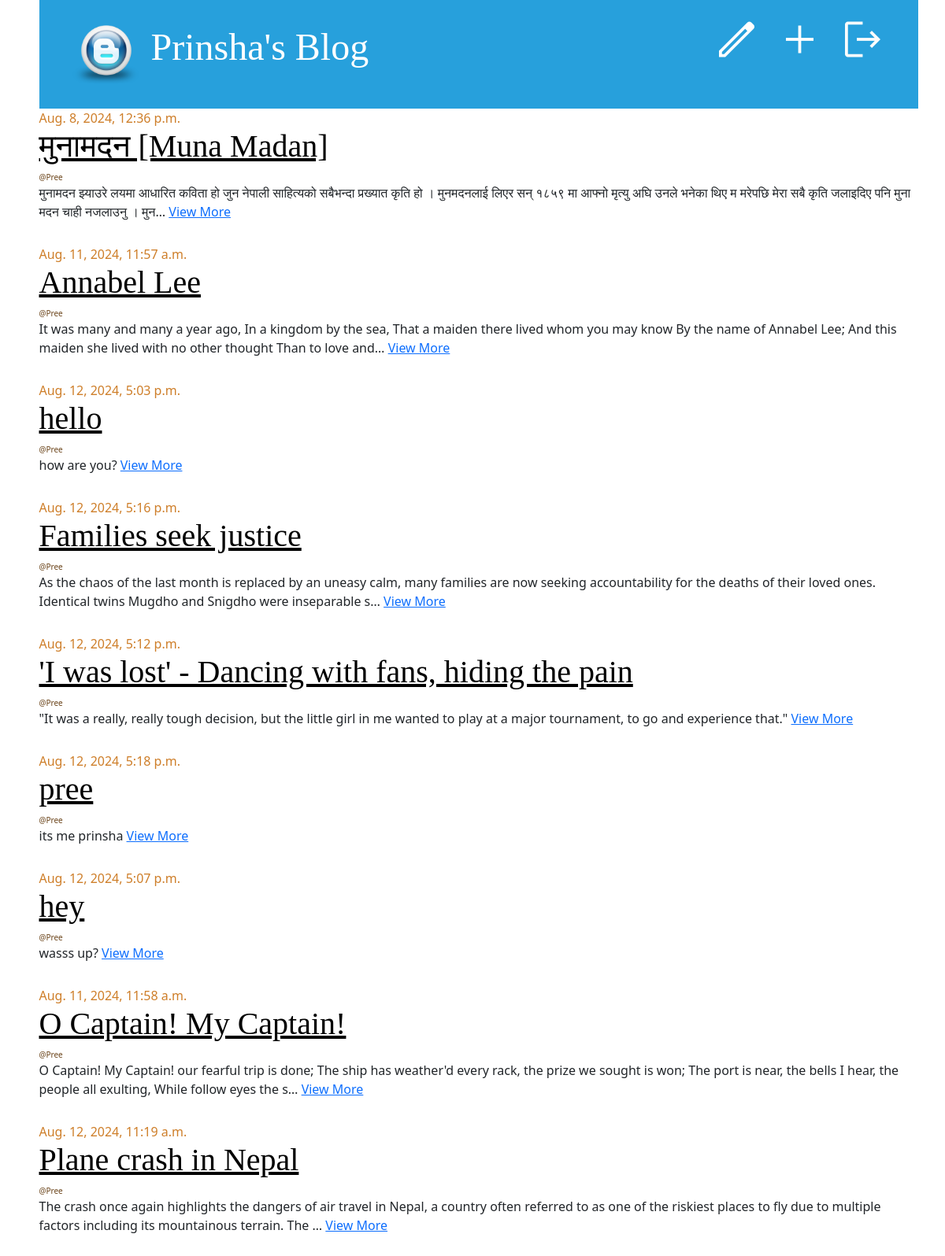
The app's page / (signed in) with its own data.
### blog_app/models.py (models this page shows, shortened)
class Post(models.Model):
    title = models.CharField(max_length=256)
    content = models.TextField()
    author =models.ForeignKey("auth.User",on_delete=models.CASCADE)
    created_at = models.DateTimeField(auto_now_add=True)
    updated_at= models.DateTimeField(auto_now=True)
    published_at= models.DateTimeField(null=True,blank=True)

### blog_app/views.py (the view)
# urls.py: path("", views.PostListView.as_view(), name="post-list"),
class PostListView(LoginRequiredMixin, ListView):
    model = Post
    template_name = "post_list.html"
    context_object_name = "posts"
    def get_queryset(self) -> QuerySet[Any]:
        posts = Post.objects.filter(published_at__isnull=False)
        return posts

### templates/post_list.html
{% extends "base.html" %} {% block content %}
<div class="row">
  <div class="col">
    {% for post in posts %}
    <div class="post">
      <div class="date">{{ post.published_at}}</div>
      <h1>
        <a href="{% url 'post-detail' post.pk %}">{{ post.title}}</a>
      </h1>
      <div class="date author">@{{ post.author.username}}</div>
      <p>
        {{ post.content|truncatechars:200}}
        <a href="{% url 'post-detail' post.pk %}">View More</a>
      </p>
    </div>
    {% endfor %}
  </div>
</div>
{% endblock content %}

### templates/base.html (shortened to what this page needs)
{% load static %}
<!DOCTYPE html>
<html lang="en">
<head>
  <link href="{% static 'css/bootstrap.min.css' %}" rel="stylesheet" />
  <link href="{% static 'css/blog.css' %}" rel="stylesheet" />
</head>
<body>
  <div class="container">
    <div class="page-header">
      {% if user.is_authenticated %}
      <form action="{% url 'logout' %}" method="post" class="top-menu">
        <button type="submit" class="link">
          <span class="material-symbols-outlined lg-icons"> logout </span>
        </button>
      </form>
      <a href="{% url 'post-create' %}" class="top-menu">
        <span class="material-symbols-outlined lg-icons"> add</span>
      </a>
      <a href="{% url 'draft-list' %}" class="top-menu">
        <span class="material-symbols-outlined lg-icons"> edit </span>
      </a>
      {% else %}
      <a href="{% url 'login' %}" class="top-menu">
        <span class="material-symbols-outlined lg-icons"> login </span>
      </a>
      {% endif %}
      <h1>
        <a href="/">
          <img src="{% static 'img/favicon.ico' %}" alt="Personal Blog" width="90px" />
          Prinsha's Blog
        </a>
      </h1>
    </div>
    {% block content %} {% endblock content %}
  </div>
</body>
</html>

### static/css/blog.css (style rules this page uses)
body { padding-left: 15px; }
h1 a { color: #27a0dc; font-family: "Lobster"; }
.page-header { background-color: #27a0dc; margin-top: 0; padding: 20px 20px 20px 40px; }
.page-header h1, .page-header h1 a, .page-header h1 a:visited, .page-header h1 a:active { color: #ffffff; font-size: 36pt; text-decoration: none; }
h1, h2, h3, h4 { font-family: "Lobster", cursive; }
.date { color: #ce7e29; }
.top-menu, .top-menu:hover, .top-menu:visited { color: #ffffff; float: right; font-size: 26pt; margin-right: 20px; }
.post { margin-bottom: 30px; }
.post h1 a, .post h1 a:visited { color: #000000; }
.author { font-size: 10px; color: #6b441a; }
.lg-icons { font-size: 60px !important; }
.link { background: none; border: none; color: #fcfcfc; text-decoration: underline; cursor: pointer; padding: 0; font-family: inherit; font-size: inherit; }

### records on screen
Post: published_at "Aug. 8, 2024, 12:36 p.m.", title "मुनामदन [Muna Madan]", author.username "Pree", content "मुनामदन झ्याउरे लयमा आधारित कविता हो जुन नेपाली साहित्यको सबैभन्दा प्रख्यात कृति हो । मुनमदनलाई लिएर सन् १८५९ मा आफ्नो मृत्यु अघि उनले भनेका थिए म मरेपछि मेरा सबै कृति जलाइदिए पनि मुना मदन चाही नजलाउनु । मुन…"
Post: published_at "Aug. 11, 2024, 11:57 a.m.", title "Annabel Lee", author.username "Pree", content "It was many and many a year ago, In a kingdom by the sea, That a maiden there lived whom you may know By the name of Annabel Lee; And this maiden she lived with no other thought Than to love and…"
Post: published_at "Aug. 12, 2024, 5:03 p.m.", title "hello", author.username "Pree", content "how are you?"
Post: published_at "Aug. 12, 2024, 5:16 p.m.", title "Families seek justice", author.username "Pree", content "As the chaos of the last month is replaced by an uneasy calm, many families are now seeking accountability for the deaths of their loved ones. Identical twins Mugdho and Snigdho were inseparable s…"
Post: published_at "Aug. 12, 2024, 5:12 p.m.", title "'I was lost' - Dancing with fans, hiding the pain", author.username "Pree", content "\"It was a really, really tough decision, but the little girl in me wanted to play at a major tournament, to go and experience that.\""
Post: published_at "Aug. 12, 2024, 5:18 p.m.", title "pree", author.username "Pree", content "its me prinsha"
Post: published_at "Aug. 12, 2024, 5:07 p.m.", title "hey", author.username "Pree", content "wasss up?"
Post: published_at "Aug. 11, 2024, 11:58 a.m.", title "O Captain! My Captain!", author.username "Pree", content "O Captain! My Captain! our fearful trip is done; The ship has weather'd every rack, the prize we sought is won; The port is near, the bells I hear, the people all exulting, While follow eyes the s…"
Post: published_at "Aug. 12, 2024, 11:19 a.m.", title "Plane crash in Nepal", author.username "Pree", content "The crash once again highlights the dangers of air travel in Nepal, a country often referred to as one of the riskiest places to fly due to multiple factors including its mountainous terrain. The …"
